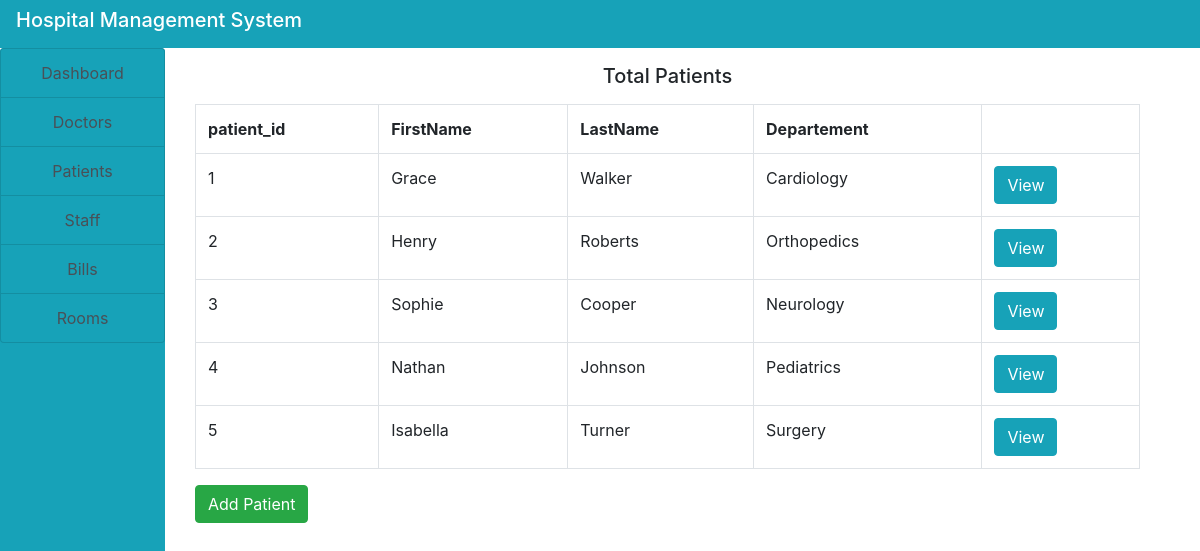
The page /admin/patient.php on the database its author committed.
### tables this page shows
CREATE TABLE `patient` (
  `patient_id` int(11) NOT NULL,
  `FirstName` varchar(20) DEFAULT NULL,
  `LastName` varchar(20) DEFAULT NULL,
  `Email` varchar(50) DEFAULT NULL,
  `Phone` int(11) DEFAULT NULL,
  `Street` varchar(50) DEFAULT NULL,
  `City` varchar(50) DEFAULT NULL,
  `BirthDate` date DEFAULT NULL,
  `Departement` varchar(50) DEFAULT NULL,
  `Gender` varchar(20) DEFAULT NULL,
  `doctor_id` int(11) DEFAULT NULL,
  `RoomNum` int(11) DEFAULT NULL
);

### admin/patient.php (the view, shortened to what this page needs)
<!DOCTYPE html>
<html>
<head>
</head>
<body>
<?php
   include("../include/header.php");
   include ("../include/connection.php");
?>
   <div class="container-fluid">
        <div class="col-md-12">
            <div class="row">
                  <div class="col-md-2 " style="margin-left: -30px">
                      <?php
                        include("sidenav.php");
                      ?>
                  </div>
                   <div class="col-md-10">
                       <h5 class="text-center my-3">Total Patients</h5>
                       <?php
                          $query = "SELECT * FROM patient";
                          $res = mysqli_query($con,$query);
                          $output = "";
                          $output .="
                              <table class='table table-bordered'>
                                 <tr>
                                   <th>patient_id</th>
                                   <th>FirstName</th>
                                   <th>LastName</th>
                                    <th>Departement</th>
                                 </tr>
                          ";
                          while ($row = mysqli_fetch_array($res)){
                              $output .="
                                 <tr>
                                     <td>".$row['patient_id']."</td>
                                     <td>".$row['FirstName']."</td>
                                     <td>".$row['LastName']."</td>
                                     <td>".$row['Departement']."</td>
                                     <td>
                                     <a href='view.php?id=".$row['patient_id']."'>
                                     <button class='btn btn-info'>View</button>
                                     </a>
                                 </td>
                                 </tr>
                              ";
                          }
                          $output .="
                             </table>
                          ";
                          echo $output;
                       ?>
                       <a href="apply3.php"><input type="submit" name="apply" value="Add Patient" class="btn btn-success" >
                        </a></
                   </div>
            </div>
        </div>
   </div>
</body>
</html>

### rows shown on the page
patient: patient_id "1", FirstName "Grace", LastName "Walker", Departement "Cardiology"
patient: patient_id "2", FirstName "Henry", LastName "Roberts", Departement "Orthopedics"
patient: patient_id "3", FirstName "Sophie", LastName "Cooper", Departement "Neurology"
patient: patient_id "4", FirstName "Nathan", LastName "Johnson", Departement "Pediatrics"
patient: patient_id "5", FirstName "Isabella", LastName "Turner", Departement "Surgery"
